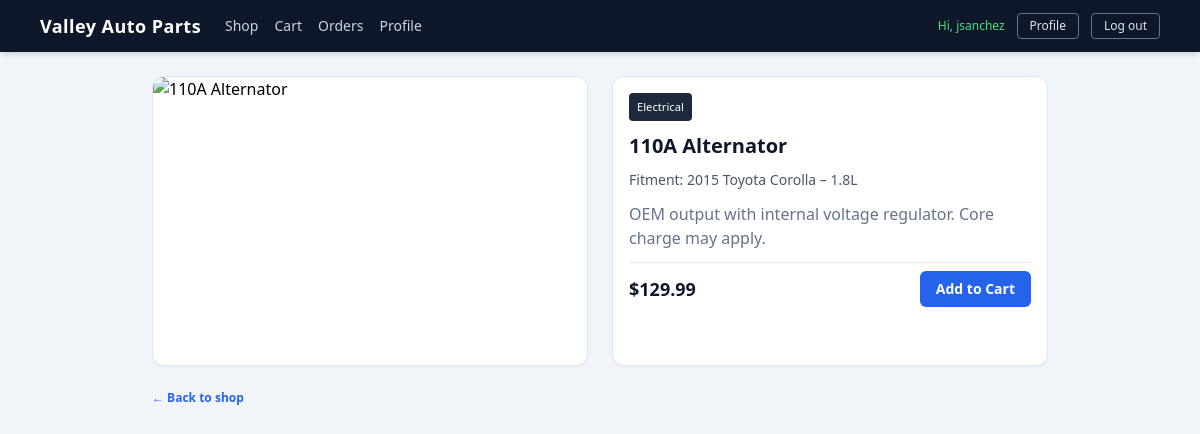
Page /product/alternator-110amp (signed in) on the committed database.
### tables this page shows
CREATE TABLE users (
            id INTEGER PRIMARY KEY AUTOINCREMENT,
            username TEXT UNIQUE NOT NULL,
            email TEXT NOT NULL,
            password_hash TEXT NOT NULL
        , display_name TEXT, card_brand TEXT, card_last4 TEXT, preferred_vehicle TEXT, card_exp TEXT, ship_name TEXT, ship_line1 TEXT, ship_line2 TEXT, ship_city TEXT, ship_state TEXT, ship_zip TEXT, reset_token TEXT, reset_token_expires TEXT);

CREATE TABLE products (
            id TEXT PRIMARY KEY,
            name TEXT NOT NULL,
            category TEXT,
            fitment TEXT,
            price REAL NOT NULL,
            img TEXT,
            description TEXT
        );

### app.py (the view)
@app.route("/product/<pid>")
def product_detail(pid):
    part = get_product_by_id(pid)
    if not part:
        return redirect(url_for("shop"))
    banner = session.pop("flash_msg", None)
    return render_template(
        "product.html",
        part=part,
        logged_in=logged_in(),
        username=current_user(),
        banner=banner,
    )

### app.py (called while the page is built)
def get_db():
    conn = sqlite3.connect(DB_PATH)
    conn.row_factory = sqlite3.Row  # rows behave like dicts
    return conn

def get_product_by_id(pid: str):
    conn = get_db()
    row = conn.execute(
        "SELECT id, name, category, fitment, price, img, description FROM products WHERE id = ?",
        (pid,),
    ).fetchone()
    conn.close()
    return dict(row) if row else None

@app.context_processor
def inject_user_profile():
    uname = current_user()
    profile = get_user(uname) if uname else None
    display = None
    if profile:
        display = profile.get("display_name") or uname
    return {
        "nav_display_name": display or uname,
        "nav_profile": profile,
    }

def logged_in():
    return "username" in session

def current_user():
    return session.get("username")

def get_user(username):
    conn = get_db()
    row = conn.execute(
        """
        SELECT username, email, display_name, card_brand, card_last4, card_exp, preferred_vehicle,
               ship_name, ship_line1, ship_line2, ship_city, ship_state, ship_zip,
               reset_token, reset_token_expires
        FROM users
        WHERE username = ?
        """,
        (username,),
    ).fetchone()
    conn.close()
    return dict(row) if row else None

### templates/product.html (shortened to what this page needs)
{% extends "base.html" %}
{% block content %}
<div class="max-w-4xl mx-auto">
  <div class="grid gap-6 md:grid-cols-2">
    <div class="bg-white border border-slate-200 rounded-xl shadow-sm overflow-hidden">
      <img src="{{ part.img }}" alt="{{ part.name }}" class="w-full h-72 object-cover">
    </div>
    <div class="bg-white border border-slate-200 rounded-xl shadow-sm p-4 text-sm text-slate-700 flex flex-col gap-3">
      <div>
        <span class="inline-block bg-slate-800 text-white text-[0.7rem] font-medium rounded px-2 py-1">
          {{ part.category or "Part" }}
        </span>
      </div>
      <h1 class="text-xl font-semibold text-slate-900 leading-tight">
        {{ part.name }}
      </h1>
      <div class="text-sm text-slate-600">
        Fitment: {{ part.fitment or "See description" }}
      </div>
      <div class="text-base text-slate-500">
        {{ part.description }}
      </div>
      <div class="flex items-center justify-between pt-2 border-t border-slate-200">
        <div class="text-lg font-semibold text-slate-900">
          ${{ '%.2f'|format(part.price) }}
        </div>
        {% if logged_in %}
        <form method="POST" action="{{ url_for('cart_add') }}">
          <button
            class="bg-blue-600 hover:bg-blue-700 text-white text-sm font-semibold rounded-md px-4 py-2 transition"
            type="submit"
          >
            Add to Cart
          </button>
        </form>
        {% endif %}
      </div>
    </div>
  </div>
  <div class="mt-6 text-xs text-slate-500">
    <a href="{{ url_for('shop') }}" class="text-blue-600 hover:text-blue-700 font-semibold">← Back to shop</a>
  </div>
</div>
{% endblock %}

### templates/base.html (shortened to what this page needs)
<!DOCTYPE html>
<html lang="en">
<head>
  <script src="https://cdn.tailwindcss.com"></script>
</head>
<body class="bg-slate-100 min-h-screen flex flex-col">
  <nav class="bg-slate-900 text-white shadow-md">
    <div class="max-w-6xl mx-auto px-4 py-3 flex flex-col gap-3 sm:flex-row sm:items-center sm:justify-between">
      <div class="flex flex-col sm:flex-row sm:items-center gap-2 sm:gap-6">
        <a href="{{ url_for('shop') }}" class="text-lg font-semibold tracking-wide">
          Valley Auto Parts
        </a>
        <div class="flex gap-4 text-sm text-slate-300">
          <a
            href="{{ url_for('shop') }}"
            class="hover:text-white {% if request.path == '/' %}text-white font-medium{% endif %}"
          >
            Shop
          </a>
          <a
            href="{{ url_for('cart') }}"
            class="hover:text-white {% if request.path == '/cart' %}text-white font-medium{% endif %}"
          >
            Cart
          </a>
          <a
            href="{{ url_for('orders') }}"
            class="hover:text-white {% if request.path == '/orders' %}text-white font-medium{% endif %}"
          >
            Orders
          </a>
          {% if logged_in %}
          <a
            href="{{ url_for('profile') }}"
            class="hover:text-white {% if request.path == '/profile' %}text-white font-medium{% endif %}"
          >
            Profile
          </a>
          {% endif %}
        </div>
      </div>
      <div class="flex items-center gap-3 text-sm">
        {% if logged_in %}
          <span class="text-accent text-xs font-medium">
            Hi, {{ nav_display_name or username }}
          </span>
          <a
            href="{{ url_for('profile') }}"
            class="border border-slate-500 text-slate-200 hover:bg-slate-700 hover:text-white text-xs font-medium rounded px-3 py-1 transition"
          >
            Profile
          </a>
          <a
            href="{{ url_for('logout') }}"
            class="border border-slate-500 text-slate-200 hover:bg-slate-700 hover:text-white text-xs font-medium rounded px-3 py-1 transition"
          >
            Log out
          </a>
        {% endif %}
      </div>
    </div>
  </nav>
  <main class="flex-1 max-w-6xl w-full mx-auto p-4 sm:p-6">
    {% block content %}{% endblock %}
  </main>
</body>
</html>

### rows in the picture
users: display_name "jsanchez"
products: category "Electrical", name "110A Alternator", fitment "2015 Toyota Corolla – 1.8L", description "OEM output with internal voltage regulator. Core charge may apply.", price "129.99"
